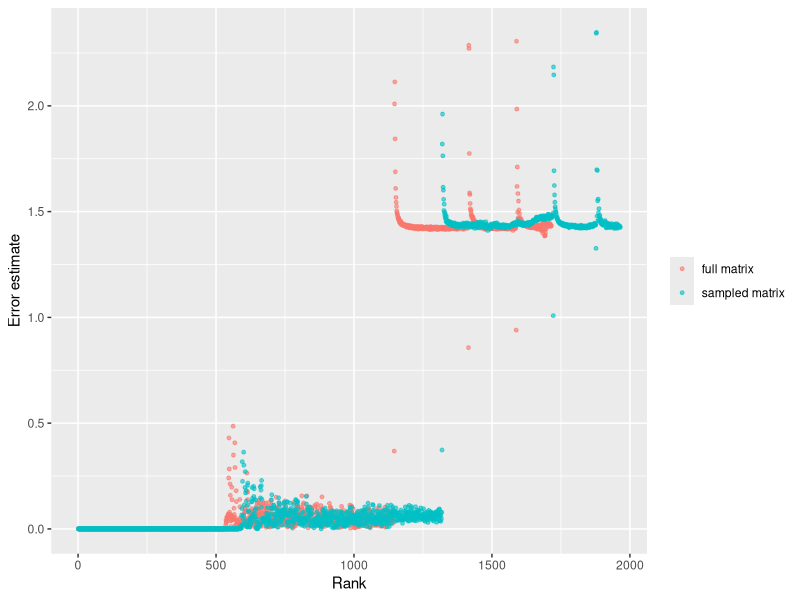
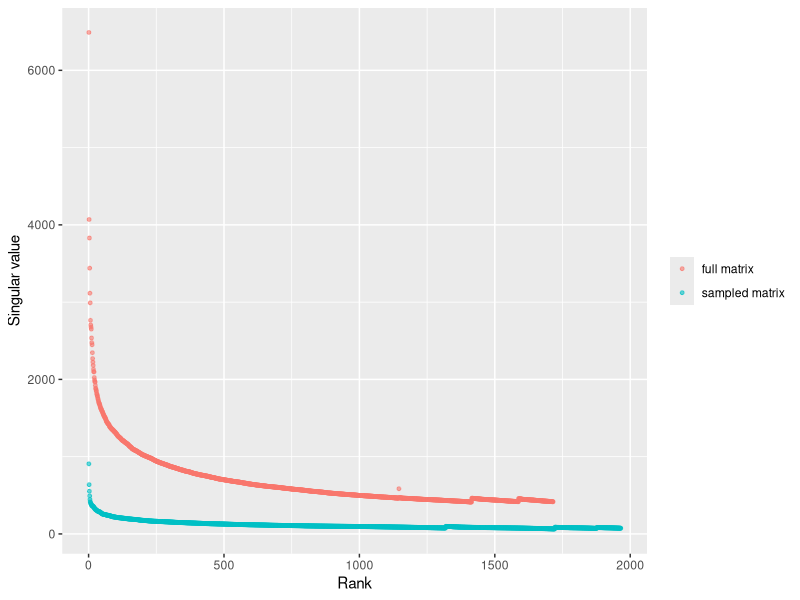
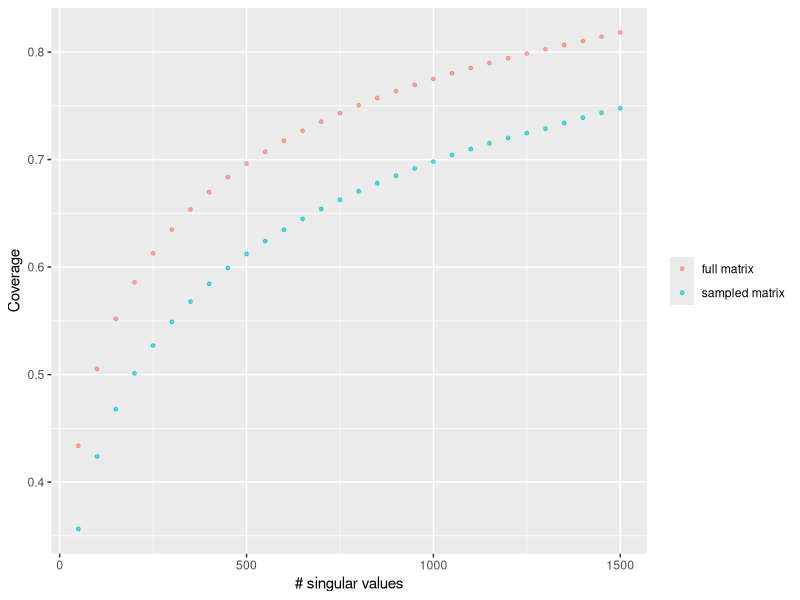

Write R code to recreate these figures, in order.
## ---- chunk 1
knitr::opts_chunk$set(echo = TRUE)
library(ggplot2)
library(cowplot)
## ---- chunk 2
svals_sampled <- read.table("svals_tf_sampled_0.1_nsv2000.txt", header=TRUE)
svals_full <- read.table("svals_tf_nsv2000.txt", header=TRUE)
head(svals_sampled)
## ---- chunk 3
svals_full$matrix <- factor("full matrix")
svals_sampled$matrix <- factor("sampled matrix")
all <- rbind(svals_full, svals_sampled)

## ---- chunk 4
ggplot(all, aes(x = rank, y = error_estimate, color=matrix)) + geom_point(size=1, alpha=0.6) + ylab("Error estimate") + xlab("Rank") + theme(legend.title=element_blank())
## ---- chunk 5
nsv <- sum(svals_sampled$error_estimate < 0.5)
nsv
svals_sampled$error_estimate[nsv]
svals_sampled$error_estimate[nsv+1]
## ---- chunk 6
ggplot(all, aes(x = rank, y = singular_value, color=matrix)) + geom_point(size=1, alpha=0.6) + ylab("Singular value") + xlab("Rank") + theme(legend.title=element_blank())
## ---- chunk 7
coverage_sampled <- read.table("tf_nsv_2000_0.1_coverage.txt", header=TRUE)
coverage_full <- read.table("tf_nsv_2000_coverage.txt", header=TRUE)
coverage_sampled$matrix <- factor("sampled matrix")
coverage_full$matrix <- factor("full matrix")
all <- rbind(coverage_full, coverage_sampled)
ggplot(all, aes(x = nsv, y = coverage, color=matrix)) + geom_point(size=1, alpha=0.6) + ylab("Coverage") + xlab("# singular values") + theme(legend.title=element_blank())
